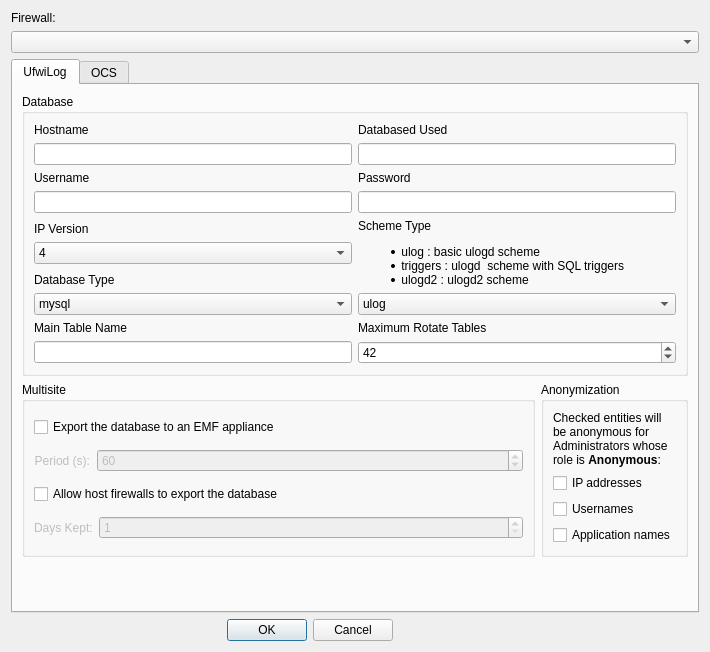
<ui version="4.0" >
 <class>ConfigDialog</class>
 <widget class="QDialog" name="ConfigDialog" >
  <property name="geometry" >
   <rect>
    <x>0</x>
    <y>0</y>
    <width>710</width>
    <height>652</height>
   </rect>
  </property>
  <property name="windowTitle" >
   <string>Configuration</string>
  </property>
  <layout class="QVBoxLayout" name="verticalLayout" >
   <item>
    <widget class="QLabel" name="firewall_label" >
     <property name="text" >
      <string>Firewall:</string>
     </property>
    </widget>
   </item>
   <item>
    <widget class="QComboBox" name="firewall" />
   </item>
   <item>
    <widget class="QTabWidget" name="tabWidget" >
     <property name="enabled" >
      <bool>true</bool>
     </property>
     <property name="currentIndex" >
      <number>0</number>
     </property>
     <widget class="QWidget" name="tabNulog" >
      <attribute name="title" >
       <string>UfwiLog</string>
      </attribute>
      <layout class="QGridLayout" name="gridLayout_3" >
       <item row="21" column="1" >
        <spacer name="verticalSpacer" >
         <property name="orientation" >
          <enum>Qt::Vertical</enum>
         </property>
         <property name="sizeHint" stdset="0" >
          <size>
           <width>20</width>
           <height>40</height>
          </size>
         </property>
        </spacer>
       </item>
       <item row="16" column="1" >
        <widget class="QGroupBox" name="groupBox" >
         <property name="title" >
          <string>Anonymization</string>
         </property>
         <layout class="QVBoxLayout" name="verticalLayout_6" >
          <item>
           <widget class="QLabel" name="label_14" >
            <property name="text" >
             <string>Checked entities will be anonymous for Administrators whose role is &lt;b>Anonymous&lt;/b>:</string>
            </property>
            <property name="wordWrap" >
             <bool>true</bool>
            </property>
           </widget>
          </item>
          <item>
           <widget class="QCheckBox" name="anonIP" >
            <property name="text" >
             <string>IP addresses</string>
            </property>
           </widget>
          </item>
          <item>
           <widget class="QCheckBox" name="anonUser" >
            <property name="text" >
             <string>Usernames</string>
            </property>
           </widget>
          </item>
          <item>
           <widget class="QCheckBox" name="anonApp" >
            <property name="text" >
             <string>Application names</string>
            </property>
           </widget>
          </item>
         </layout>
         <zorder>anonApp</zorder>
         <zorder>anonIP</zorder>
         <zorder>label_14</zorder>
         <zorder>anonUser</zorder>
        </widget>
       </item>
       <item row="16" column="0" >
        <widget class="QGroupBox" name="multisiteGroupBox" >
         <property name="title" >
          <string>Multisite</string>
         </property>
         <layout class="QVBoxLayout" name="verticalLayout_7" >
          <item>
           <widget class="QCheckBox" name="exportCheckbox" >
            <property name="layoutDirection" >
             <enum>Qt::LeftToRight</enum>
            </property>
            <property name="text" >
             <string>Export the database to an EMF appliance</string>
            </property>
           </widget>
          </item>
          <item>
           <layout class="QGridLayout" name="gridLayout" >
            <property name="horizontalSpacing" >
             <number>7</number>
            </property>
            <property name="verticalSpacing" >
             <number>6</number>
            </property>
            <item row="0" column="0" >
             <widget class="QLabel" name="exportPeriodLabel" >
              <property name="enabled" >
               <bool>false</bool>
              </property>
              <property name="text" >
               <string>Period (s):</string>
              </property>
              <property name="alignment" >
               <set>Qt::AlignRight|Qt::AlignTrailing|Qt::AlignVCenter</set>
              </property>
             </widget>
            </item>
            <item row="0" column="1" >
             <widget class="QSpinBox" name="exportPeriod" >
              <property name="enabled" >
               <bool>false</bool>
              </property>
              <property name="sizePolicy" >
               <sizepolicy vsizetype="Fixed" hsizetype="MinimumExpanding" >
                <horstretch>0</horstretch>
                <verstretch>0</verstretch>
               </sizepolicy>
              </property>
              <property name="minimum" >
               <number>1</number>
              </property>
              <property name="maximum" >
               <number>1000000000</number>
              </property>
              <property name="value" >
               <number>60</number>
              </property>
             </widget>
            </item>
           </layout>
          </item>
          <item>
           <widget class="QCheckBox" name="importCheckbox" >
            <property name="text" >
             <string>Allow host firewalls to export the database</string>
            </property>
           </widget>
          </item>
          <item>
           <layout class="QHBoxLayout" name="horizontalLayout" >
            <item>
             <widget class="QLabel" name="importRotationLabel" >
              <property name="enabled" >
               <bool>false</bool>
              </property>
              <property name="text" >
               <string>Days Kept:</string>
              </property>
             </widget>
            </item>
            <item>
             <widget class="QSpinBox" name="importRotation" >
              <property name="enabled" >
               <bool>false</bool>
              </property>
              <property name="sizePolicy" >
               <sizepolicy vsizetype="Fixed" hsizetype="MinimumExpanding" >
                <horstretch>0</horstretch>
                <verstretch>0</verstretch>
               </sizepolicy>
              </property>
              <property name="minimum" >
               <number>1</number>
              </property>
             </widget>
            </item>
           </layout>
          </item>
         </layout>
        </widget>
       </item>
       <item row="0" column="0" colspan="2" >
        <widget class="QGroupBox" name="databaseGroupBox" >
         <property name="title" >
          <string>Database</string>
         </property>
         <layout class="QGridLayout" name="gridLayout_2" >
          <item row="0" column="0" >
           <widget class="QLabel" name="label" >
            <property name="text" >
             <string>Hostname</string>
            </property>
           </widget>
          </item>
          <item row="1" column="0" >
           <widget class="QLineEdit" name="hostnameEdit" />
          </item>
          <item row="1" column="1" >
           <widget class="QLineEdit" name="databaseEdit" />
          </item>
          <item row="0" column="1" >
           <widget class="QLabel" name="label_2" >
            <property name="text" >
             <string>Databased Used</string>
            </property>
           </widget>
          </item>
          <item row="2" column="0" >
           <widget class="QLabel" name="label_3" >
            <property name="text" >
             <string>Username</string>
            </property>
           </widget>
          </item>
          <item row="2" column="1" >
           <widget class="QLabel" name="label_4" >
            <property name="text" >
             <string>Password</string>
            </property>
           </widget>
          </item>
          <item row="3" column="0" >
           <widget class="QLineEdit" name="usernameEdit" />
          </item>
          <item row="3" column="1" >
           <widget class="QLineEdit" name="passwordEdit" >
            <property name="echoMode" >
             <enum>QLineEdit::Password</enum>
            </property>
           </widget>
          </item>
          <item row="4" column="0" >
           <widget class="QLabel" name="label_6" >
            <property name="text" >
             <string>IP Version</string>
            </property>
            <property name="alignment" >
             <set>Qt::AlignBottom|Qt::AlignLeading|Qt::AlignLeft</set>
            </property>
           </widget>
          </item>
          <item row="5" column="0" >
           <widget class="QComboBox" name="ipEdit" >
            <item>
             <property name="text" >
              <string>4</string>
             </property>
            </item>
            <item>
             <property name="text" >
              <string>6</string>
             </property>
            </item>
           </widget>
          </item>
          <item row="6" column="0" >
           <widget class="QLabel" name="label_10" >
            <property name="text" >
             <string>Database Type</string>
            </property>
            <property name="alignment" >
             <set>Qt::AlignBottom|Qt::AlignLeading|Qt::AlignLeft</set>
            </property>
           </widget>
          </item>
          <item row="7" column="0" >
           <widget class="QComboBox" name="dbtypeEdit" >
            <item>
             <property name="text" >
              <string>mysql</string>
             </property>
            </item>
            <item>
             <property name="text" >
              <string>pgsql</string>
             </property>
            </item>
           </widget>
          </item>
          <item rowspan="3" row="4" column="1" >
           <widget class="QLabel" name="label_5" >
            <property name="sizePolicy" >
             <sizepolicy vsizetype="Expanding" hsizetype="Preferred" >
              <horstretch>0</horstretch>
              <verstretch>0</verstretch>
             </sizepolicy>
            </property>
            <property name="text" >
             <string>&lt;!DOCTYPE HTML PUBLIC "-//W3C//DTD HTML 4.0//EN" "http://www.w3.org/TR/REC-html40/strict.dtd">
&lt;html>&lt;head>&lt;meta name="qrichtext" content="1" />&lt;style type="text/css">
p, li { white-space: pre-wrap; }
&lt;/style>&lt;/head>&lt;body style=" font-family:'DejaVu Sans'; font-size:9pt; font-weight:400; font-style:normal;">
&lt;p style=" margin-top:0px; margin-bottom:0px; margin-left:0px; margin-right:0px; -qt-block-indent:0; text-indent:0px; font-family:'Sans Serif';">Scheme Type&lt;/p>
&lt;ul style="-qt-list-indent: 1;">&lt;li style=" font-family:'Sans Serif';" style=" margin-top:12px; margin-bottom:0px; margin-left:0px; margin-right:0px; -qt-block-indent:0; text-indent:0px;"> ulog : basic ulogd scheme&lt;/li>
&lt;li style=" font-family:'Sans Serif';" style=" margin-top:0px; margin-bottom:0px; margin-left:0px; margin-right:0px; -qt-block-indent:0; text-indent:0px;"> triggers : ulogd  scheme with SQL triggers&lt;/li>
&lt;li style=" font-family:'Sans Serif';" style=" margin-top:0px; margin-bottom:12px; margin-left:0px; margin-right:0px; -qt-block-indent:0; text-indent:0px;"> ulogd2 : ulogd2 scheme&lt;/li>&lt;/ul>&lt;/body>&lt;/html></string>
            </property>
           </widget>
          </item>
          <item row="8" column="0" >
           <widget class="QLabel" name="label_7" >
            <property name="text" >
             <string>Main Table Name</string>
            </property>
           </widget>
          </item>
          <item row="9" column="0" >
           <widget class="QLineEdit" name="tableEdit" />
          </item>
          <item row="9" column="1" >
           <widget class="QSpinBox" name="maxrotateEdit" >
            <property name="value" >
             <number>42</number>
            </property>
           </widget>
          </item>
          <item row="8" column="1" >
           <widget class="QLabel" name="label_9" >
            <property name="text" >
             <string>Maximum Rotate Tables</string>
            </property>
           </widget>
          </item>
          <item row="7" column="1" >
           <widget class="QComboBox" name="typeEdit" >
            <item>
             <property name="text" >
              <string>ulog</string>
             </property>
            </item>
            <item>
             <property name="text" >
              <string>triggers</string>
             </property>
            </item>
            <item>
             <property name="text" >
              <string>ulogd2</string>
             </property>
            </item>
           </widget>
          </item>
         </layout>
        </widget>
       </item>
      </layout>
     </widget>
     <widget class="QWidget" name="tabOCS" >
      <attribute name="title" >
       <string>OCS</string>
      </attribute>
      <layout class="QVBoxLayout" name="verticalLayout_2" >
       <item>
        <widget class="QLabel" name="label_8" >
         <property name="text" >
          <string>MySQL Hostname</string>
         </property>
        </widget>
       </item>
       <item>
        <widget class="QLineEdit" name="OCS_Hostname" />
       </item>
       <item>
        <widget class="QLabel" name="label_13" >
         <property name="text" >
          <string>MySQL Database</string>
         </property>
        </widget>
       </item>
       <item>
        <widget class="QLineEdit" name="OCS_Database" />
       </item>
       <item>
        <widget class="QLabel" name="label_11" >
         <property name="text" >
          <string>MySQL Username</string>
         </property>
        </widget>
       </item>
       <item>
        <widget class="QLineEdit" name="OCS_Username" />
       </item>
       <item>
        <widget class="QLabel" name="label_12" >
         <property name="text" >
          <string>MySQL Password</string>
         </property>
        </widget>
       </item>
       <item>
        <widget class="QLineEdit" name="OCS_Password" >
         <property name="echoMode" >
          <enum>QLineEdit::Password</enum>
         </property>
        </widget>
       </item>
       <item>
        <spacer name="verticalSpacer_2" >
         <property name="orientation" >
          <enum>Qt::Vertical</enum>
         </property>
         <property name="sizeHint" stdset="0" >
          <size>
           <width>20</width>
           <height>40</height>
          </size>
         </property>
        </spacer>
       </item>
      </layout>
     </widget>
    </widget>
   </item>
   <item>
    <widget class="QDialogButtonBox" name="buttonBox" >
     <property name="maximumSize" >
      <size>
       <width>382</width>
       <height>24</height>
      </size>
     </property>
     <property name="orientation" >
      <enum>Qt::Horizontal</enum>
     </property>
     <property name="standardButtons" >
      <set>QDialogButtonBox::Cancel|QDialogButtonBox::Ok</set>
     </property>
     <property name="centerButtons" >
      <bool>false</bool>
     </property>
    </widget>
   </item>
  </layout>
  <zorder>firewall_label</zorder>
  <zorder>firewall</zorder>
  <zorder>buttonBox</zorder>
  <zorder>tabWidget</zorder>
 </widget>
 <tabstops>
  <tabstop>tabWidget</tabstop>
  <tabstop>exportCheckbox</tabstop>
  <tabstop>exportPeriod</tabstop>
  <tabstop>importCheckbox</tabstop>
  <tabstop>importRotation</tabstop>
  <tabstop>anonIP</tabstop>
  <tabstop>anonUser</tabstop>
  <tabstop>anonApp</tabstop>
  <tabstop>OCS_Hostname</tabstop>
  <tabstop>OCS_Database</tabstop>
  <tabstop>OCS_Username</tabstop>
  <tabstop>OCS_Password</tabstop>
  <tabstop>firewall</tabstop>
  <tabstop>buttonBox</tabstop>
 </tabstops>
 <resources/>
 <connections>
  <connection>
   <sender>buttonBox</sender>
   <signal>accepted()</signal>
   <receiver>ConfigDialog</receiver>
   <slot>accept()</slot>
   <hints>
    <hint type="sourcelabel" >
     <x>257</x>
     <y>500</y>
    </hint>
    <hint type="destinationlabel" >
     <x>157</x>
     <y>274</y>
    </hint>
   </hints>
  </connection>
  <connection>
   <sender>buttonBox</sender>
   <signal>rejected()</signal>
   <receiver>ConfigDialog</receiver>
   <slot>reject()</slot>
   <hints>
    <hint type="sourcelabel" >
     <x>325</x>
     <y>500</y>
    </hint>
    <hint type="destinationlabel" >
     <x>286</x>
     <y>274</y>
    </hint>
   </hints>
  </connection>
  <connection>
   <sender>exportCheckbox</sender>
   <signal>toggled(bool)</signal>
   <receiver>exportPeriodLabel</receiver>
   <slot>setEnabled(bool)</slot>
   <hints>
    <hint type="sourcelabel" >
     <x>136</x>
     <y>408</y>
    </hint>
    <hint type="destinationlabel" >
     <x>260</x>
     <y>397</y>
    </hint>
   </hints>
  </connection>
  <connection>
   <sender>exportCheckbox</sender>
   <signal>toggled(bool)</signal>
   <receiver>exportPeriod</receiver>
   <slot>setEnabled(bool)</slot>
   <hints>
    <hint type="sourcelabel" >
     <x>136</x>
     <y>408</y>
    </hint>
    <hint type="destinationlabel" >
     <x>365</x>
     <y>398</y>
    </hint>
   </hints>
  </connection>
  <connection>
   <sender>importCheckbox</sender>
   <signal>toggled(bool)</signal>
   <receiver>importRotationLabel</receiver>
   <slot>setEnabled(bool)</slot>
   <hints>
    <hint type="sourcelabel" >
     <x>125</x>
     <y>428</y>
    </hint>
    <hint type="destinationlabel" >
     <x>268</x>
     <y>429</y>
    </hint>
   </hints>
  </connection>
  <connection>
   <sender>importCheckbox</sender>
   <signal>toggled(bool)</signal>
   <receiver>importRotation</receiver>
   <slot>setEnabled(bool)</slot>
   <hints>
    <hint type="sourcelabel" >
     <x>125</x>
     <y>428</y>
    </hint>
    <hint type="destinationlabel" >
     <x>374</x>
     <y>429</y>
    </hint>
   </hints>
  </connection>
 </connections>
</ui>
